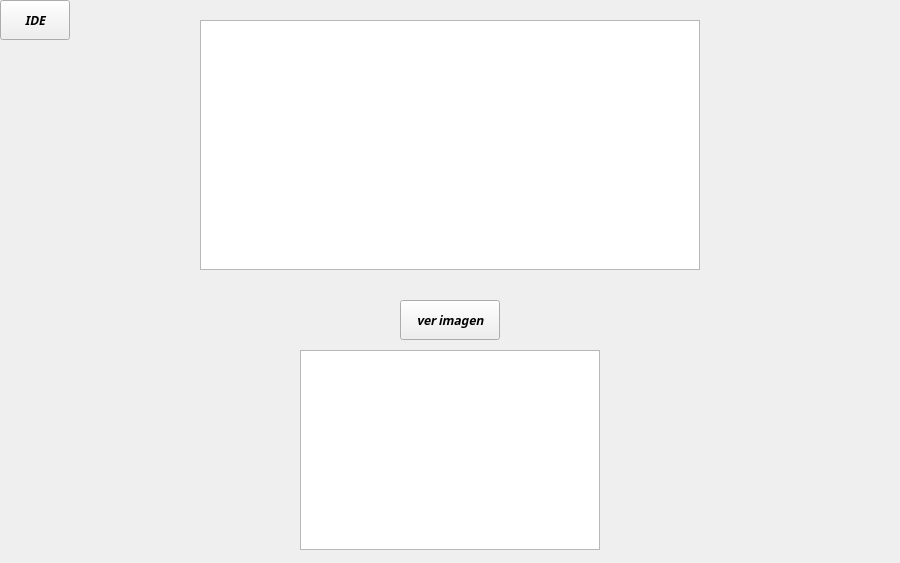
<?xml version="1.0" encoding="UTF-8"?>
<ui version="4.0">
 <class>Consola</class>
 <widget class="QWidget" name="Consola">
  <property name="geometry">
   <rect>
    <x>0</x>
    <y>0</y>
    <width>900</width>
    <height>563</height>
   </rect>
  </property>
  <property name="windowTitle">
   <string>Form</string>
  </property>
  <widget class="QLabel" name="fondoC">
   <property name="geometry">
    <rect>
     <x>0</x>
     <y>0</y>
     <width>900</width>
     <height>563</height>
    </rect>
   </property>
   <property name="text">
    <string/>
   </property>
  </widget>
  <widget class="QPlainTextEdit" name="salidas">
   <property name="geometry">
    <rect>
     <x>200</x>
     <y>20</y>
     <width>500</width>
     <height>250</height>
    </rect>
   </property>
   <property name="font">
    <font>
     <family>Noto Sans Adlam</family>
     <pointsize>12</pointsize>
     <weight>75</weight>
     <italic>true</italic>
     <bold>true</bold>
    </font>
   </property>
  </widget>
  <widget class="QGraphicsView" name="visorImagenes">
   <property name="geometry">
    <rect>
     <x>300</x>
     <y>350</y>
     <width>300</width>
     <height>200</height>
    </rect>
   </property>
  </widget>
  <widget class="QPushButton" name="pushButton">
   <property name="geometry">
    <rect>
     <x>0</x>
     <y>0</y>
     <width>70</width>
     <height>40</height>
    </rect>
   </property>
   <property name="font">
    <font>
     <family>Noto Sans Adlam</family>
     <weight>75</weight>
     <italic>true</italic>
     <bold>true</bold>
    </font>
   </property>
   <property name="text">
    <string>IDE</string>
   </property>
  </widget>
  <widget class="QPushButton" name="verImagenButton">
   <property name="geometry">
    <rect>
     <x>400</x>
     <y>300</y>
     <width>100</width>
     <height>40</height>
    </rect>
   </property>
   <property name="font">
    <font>
     <family>Noto Sans Adlam</family>
     <weight>75</weight>
     <italic>true</italic>
     <bold>true</bold>
    </font>
   </property>
   <property name="text">
    <string>ver imagen</string>
   </property>
  </widget>
 </widget>
 <resources/>
 <connections/>
</ui>
